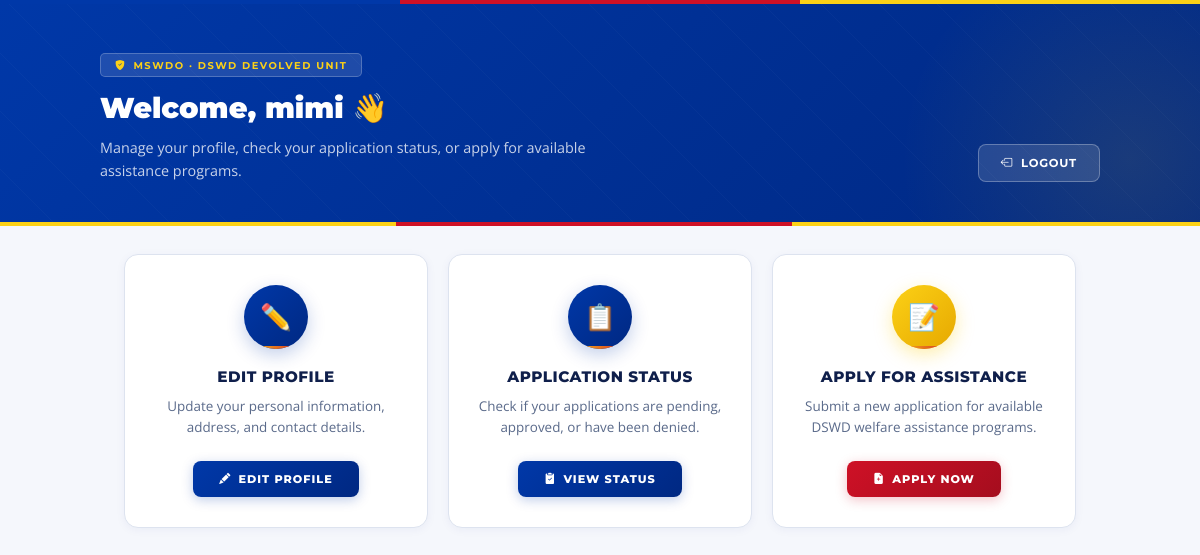
Page /client-dashboard/ (signed in) on the earlier database version.
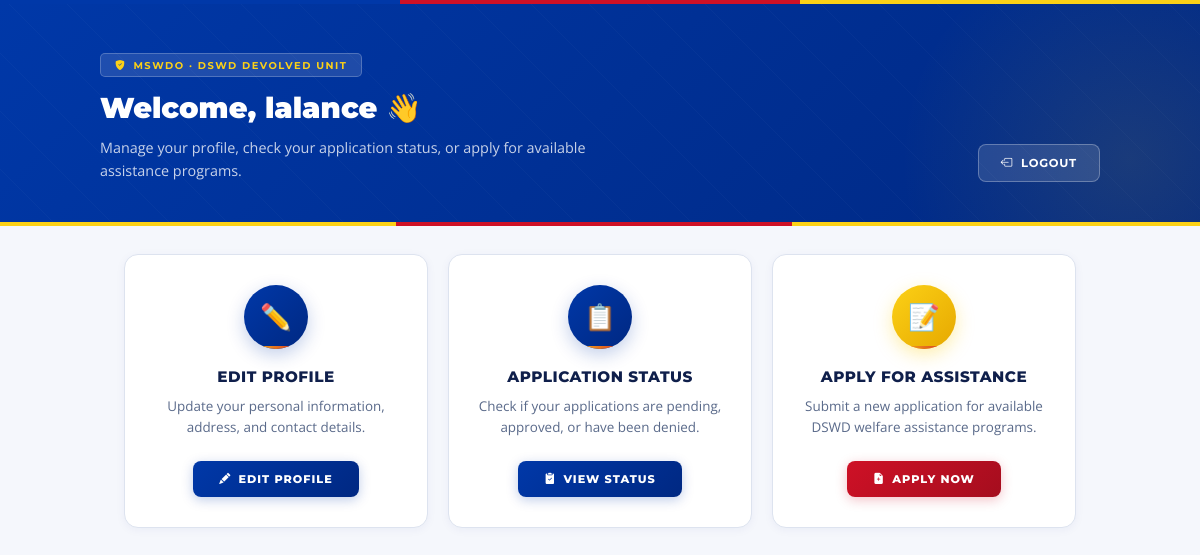
Same page on the later database version.
### core/models.py (models this page shows, shortened)
class Client(models.Model):
    first_name   = models.CharField(max_length=120)
    middle_name  = models.CharField(max_length=120, blank=True, null=True)
    last_name    = models.CharField(max_length=120)
    sex          = models.CharField(max_length=10, blank=True, null=True)
    birth_date   = models.DateField(blank=True, null=True)
    civil_status = models.CharField(max_length=30, blank=True, null=True)
    nationality  = models.CharField(max_length=50, blank=True, null=True)
    address      = models.TextField(blank=True, null=True)
    barangay     = models.CharField(max_length=100, blank=True, null=True)
    municipality = models.CharField(max_length=100, blank=True, null=True)
    email        = models.EmailField(blank=True, null=True)
    contact_no   = models.CharField(max_length=20, blank=True, null=True)
    livelihood      = models.CharField(max_length=100, blank=True, null=True)
    monthly_income  = models.DecimalField(max_digits=12, decimal_places=2, blank=True, null=True)
    household_size  = models.IntegerField(blank=True, null=True)
    has_disability  = models.CharField(max_length=10, blank=True, null=True)
    is_senior       = models.CharField(max_length=10, blank=True, null=True)
    previous_aid    = models.CharField(max_length=10, blank=True, null=True)
    is_solo_parent  = models.CharField(max_length=3, default='No', blank=True, null=True)
    is_indigenous   = models.CharField(max_length=3, default='No', blank=True, null=True)
    sectors = models.JSONField(default=list, blank=True)
    is_4ps          = models.CharField(max_length=3, default='No', blank=True, null=True)
    fourps_id       = models.CharField(max_length=50, blank=True, null=True)
    created_at      = models.DateTimeField(auto_now_add=True)

### core/views.py (the view)
# urls.py: path('client-dashboard/', views.client_dashboard, name='client_dashboard'),
def client_dashboard(request):
    client_id = request.session.get("client_id")
    if not client_id:
        return redirect("client_login")
    client = Client.objects.get(id=client_id)
    return render(request, "client_dashboard.html", {
        "client": client
    })

### core/context_processors.py (called while the page is built)
def notifications_processor(request):
    if request.user.is_authenticated:
        user_role = getattr(request.user, "role", None)
        if user_role in ["staff", "admin"] or request.user.is_superuser:
            notifications_all = Notification.objects.filter(
                recipient=request.user
            ).order_by('-created_at')
            unread_notifications_count = notifications_all.filter(is_read=False).count()
            notifications = notifications_all[:10]
        else:
            notifications = []
            unread_notifications_count = 0
    else:
        notifications = []
        unread_notifications_count = 0
    return {
        'notifications': notifications,
        'unread_notifications_count': unread_notifications_count,
    }

### core/templates/client_dashboard.html (shortened to what this page needs)
{% load static %}
<!DOCTYPE html>
<html lang="en">
<head>
  <link rel="stylesheet" href="https://cdn.jsdelivr.net/npm/bootstrap-icons@1.11.3/font/bootstrap-icons.min.css" />
</head>
<body>
<div class="hero-header">
  <div class="hero-inner">
    <div class="hero-text">
      <div class="hero-eyebrow">
        <i class="bi bi-shield-fill-check"></i> MSWDO · DSWD Devolved Unit
      </div>
      <h2>Welcome, {{ client.first_name }} 👋</h2>
      <p>Manage your profile, check your application status, or apply for available assistance programs.</p>
    </div>
    <a href="{% url 'landing' %}" class="btn-logout">
      <i class="bi bi-box-arrow-left"></i> Logout
    </a>
  </div>
  <div class="hero-flag-strip"></div>
</div>
<div class="dashboard">
  <div class="actions">
    <div class="action-card">
      <div class="action-icon">✏️</div>
      <h3>Edit Profile</h3>
      <p>Update your personal information, address, and contact details.</p>
      <a href="{% url 'client_edit_profile' %}" class="action-btn">
        <i class="bi bi-pencil-fill"></i> <span>Edit Profile</span>
      </a>
    </div>
    <div class="action-card">
      <div class="action-icon">📋</div>
      <h3>Application Status</h3>
      <p>Check if your applications are pending, approved, or have been denied.</p>
      <a href="{% url 'client_applications' %}" class="action-btn">
        <i class="bi bi-clipboard2-check-fill"></i> <span>View Status</span>
      </a>
    </div>
    <div class="action-card card-apply">
      <div class="action-icon">📝</div>
      <h3>Apply for Assistance</h3>
      <p>Submit a new application for available DSWD welfare assistance programs.</p>
      <a href="{% url 'client_apply_program' %}" class="action-btn">
        <i class="bi bi-file-earmark-plus-fill"></i> <span>Apply Now</span>
      </a>
    </div>
  </div>
</div>
</body>
</html>

Differences in the rows shown:
changed Client: first_name "mimi" → "lalance"
